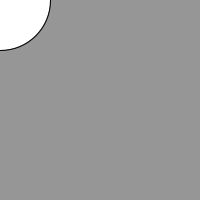
Frame 1 (no input)
Frame 60 (the mouse pressed at the canvas centre just before this capture): identical to frame 1, image omitted
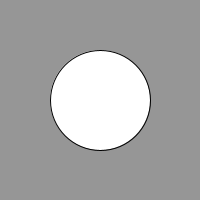
Frame 120 (the mouse held since frame 60 and released just before this capture)

The Processing sketch that drew these frames (run headless with seeded random() and noise(); from frame 60 on, the mouse is pressed at the canvas centre):

// Processing sketch: circle
// ── circle.pde
// Processing for Android: 
// Create Mobile, Sensor-Aware, and VR Applications Using Processing
// Andres Colubri
// http://p5android-book.andrescolubri.net/

color bg = 150;

void setup() {
  size(200, 200);
}

void draw() {
  background(bg);
  ellipse(mouseX, mouseY, 100, 100);
}
